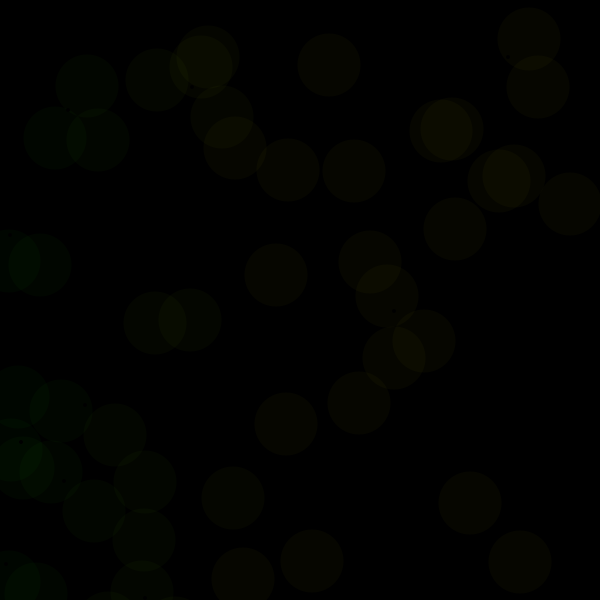
Frame 1 (no input)
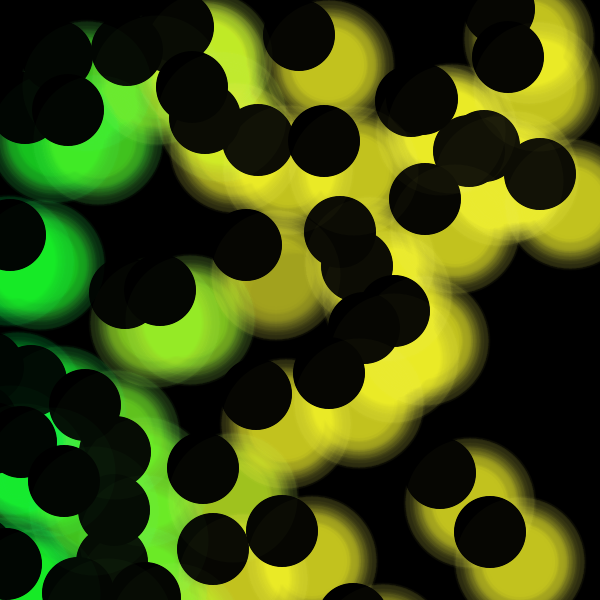
Frame 60 (the mouse pressed at the canvas centre just before this capture)
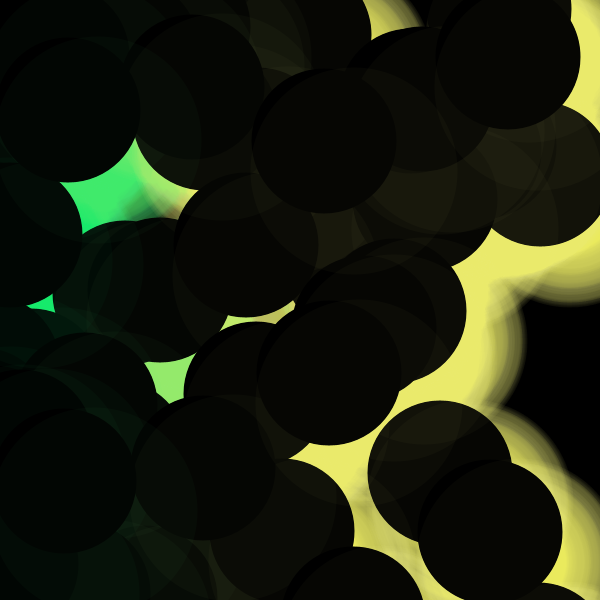
Frame 120 (the mouse held since frame 60 and released just before this capture)

The Processing sketch that drew these frames (run headless with seeded random() and noise(); from frame 60 on, the mouse is pressed at the canvas centre):

// Processing sketch: sketch_codeweek6a
// ── sketch_codeweek6a.pde
int[] myArray = new int[60];
int[] myList = new int[100];
float x;
float y;
int angle;

void setup(){
  size(600,600);
  background(0);
  rectMode(CENTER);
  x = width/2;
  y = height/2;
  noStroke();
  for (int i = 0; i < myArray.length; i++) {
    myArray[i] = int(random(600));
  }
  
  for (int i = 0; i < myList.length; i++) {
    myList[i] = int(random(800));
  }
}

void draw(){
 angle ++;
  float r = int(random(0,7));
  
    for (int i = 0; i < myArray.length; i++) {

    fill(0);
    ellipse(myArray[i]-30, myList[i]-30, 3+angle,3+angle);

    fill(myArray[i],234,0+angle,6);
    //ellipse(x, y, 60+r+angle,60+r+angle);
    ellipse(myArray[i],myList[i],60+r+angle,60+r+angle);
    
    }
  
  if (r == 0){
    y-= 5;
    angle+=1;
    
  } else if (r == 1){
    x+= 5;
    angle-=1;
    
    
  }else if(r ==2){
    y+= 5;
    angle+=4;
    
  }else if (r ==3){
    x-=5;
    angle-=4;
    
  }
  
  println("x:" +x+" ,y "+y);
  
    fill(0,2);
    ellipse(x, y, 100+r,100+r);
  
}
